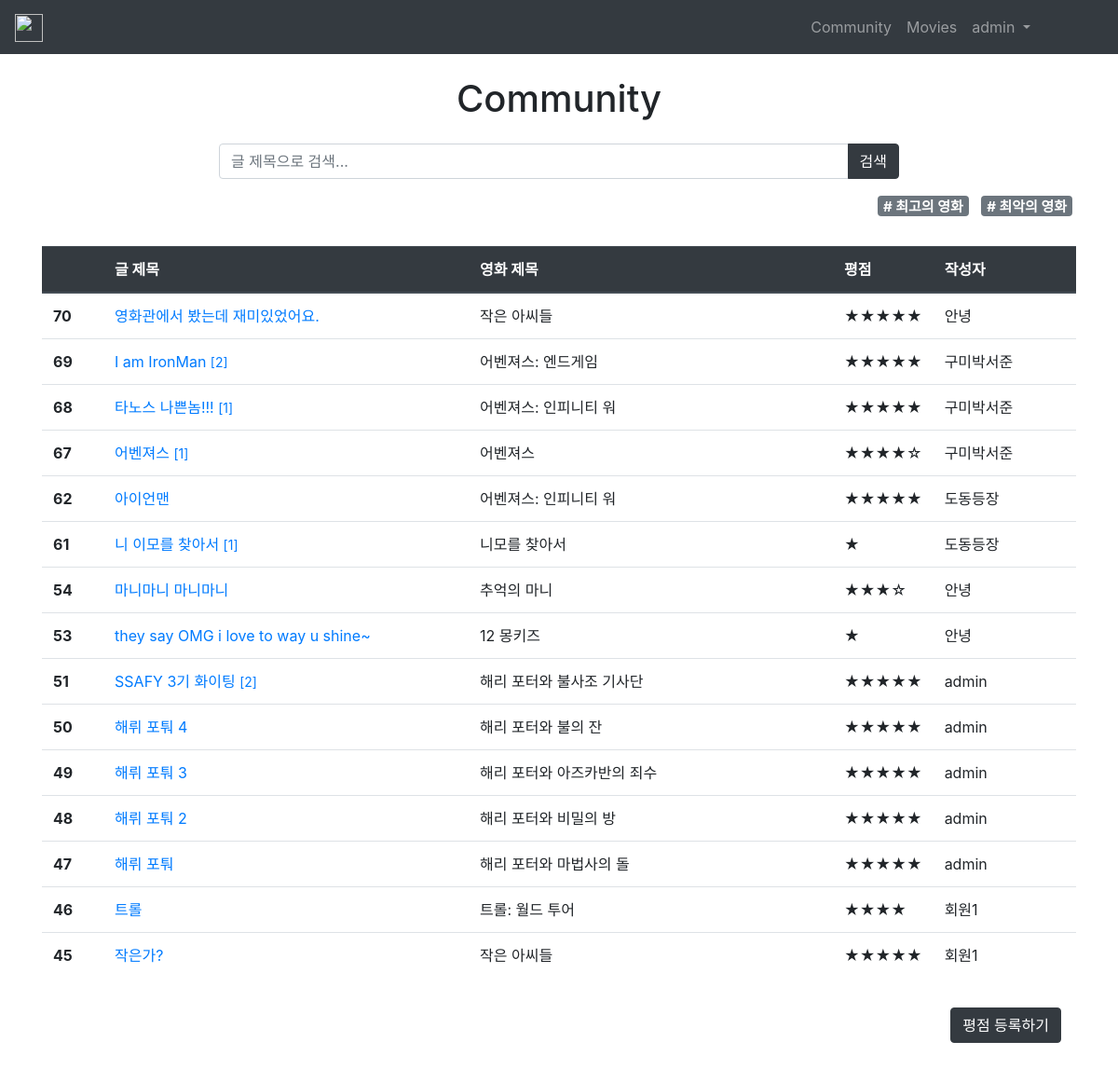
Screenshot of /articles/ (signed in) with the database file from the repository.
### articles/models.py (models this page shows)
class Article(models.Model):
  movie_title = models.ForeignKey(Movie, on_delete=models.CASCADE)
  rank = models.IntegerField(choices=list(zip(range(0, 11), range(0, 11))))
  title = models.CharField(max_length=100)
  content = models.TextField()
  created_at = models.DateTimeField(auto_now_add=True)
  updated_at = models.DateTimeField(auto_now=True)
  user = models.ForeignKey(settings.AUTH_USER_MODEL, on_delete=models.CASCADE)

### movies/models.py (models this page shows)
class Movie(models.Model):
    title = models.CharField(max_length=200)
    original_title = models.CharField(max_length=200)
    release_date = models.DateField()
    popularity = models.FloatField()
    vote_count = models.IntegerField()
    vote_average = models.FloatField()
    adult = models.BooleanField()
    overview = models.TextField()
    original_language = models.CharField(max_length=20)
    poster_path = models.CharField(max_length=500)
    backdrop_path = models.CharField(max_length=500)
    genres = models.ManyToManyField(Genre)
    def __str__ (self):
      return self.title

### articles/views.py (the view)
# urls.py: path('', views.index, name='index'),
def index(request):
  articles = Article.objects.order_by('-pk')
  check_now = timezone.now()      # 현재 시간 기준으로 6시간 이내에 작성한 글에는 new를 띄우기 위한 timedelta값
  check_delta = timezone.now() - timedelta(hours=6)   # 이 값을 index.html로 넘겨 html단에서 처리한다.
  paginator = Paginator(articles, 15) # 숫자만 변경하면 한 페이지에 들어갈 글 수를 변경할 수 있음
  page_number = request.GET.get('page')
  page_obj = paginator.get_page(page_number)
  context = {
    'articles': articles,
    'page_obj': page_obj,
    'check_delta' : check_delta,
    'check_now' : check_now,
  }
  return render(request, 'articles/index.html', context)

### articles/templates/articles/index.html (shortened to what this page needs)
{% extends 'base.html' %}
{% load bootstrap_pagination %}
{% block content %}
<br>
<h1 class="text-center">
  {% if request.resolver_match.url_name == 'movie_articles' %}
  Community
  <small class="d-block text-center p-1">영화 : {{ movie.title }}</small>
  {% elif request.resolver_match.url_name == 'search' %}
  Community
  <small class="d-block text-center p-1">검색어 : {{ kwd }}</small>
  {% else %}
  Community
  {% endif %}
</h1>
{% if request.resolver_match.url_name == 'index' %}
<div class="row">
  <div class="col-2"></div>
  <div class="my-3 input-group col-8 text-center">
    <input type="text" class="form-control mx-auto my-0" id="search" placeholder="글 제목으로 검색..." style="width: 80%">
    <div class="input-group-append">
      <button type="button" class="btn btn-dark" id="search_btn">검색</button>
    </div>
  </div>
  <div class="col-2"></div>
</div>
{% endif %}
{% if request.resolver_match.url_name == 'index' %}
<div class="text-right my-0">
  <h5><a href="{% url 'articles:best' %}" class="badge badge-secondary mx-1"># 최고의 영화</a>
    <a href="{% url 'articles:worst' %}" class="badge badge-secondary mx-1"># 최악의 영화</a></h5>
</div>
{% endif %}
<br>
<table class="table table-hover">
  <thead class="thead-dark">
    <tr>
      <th style="width: 6%"></th>
      <th style="width: 36%">글 제목</th>
      <th style="width: 36%">영화 제목</th>
      <th style="width: 8%">평점</th>
      <th style="width: 14%">작성자</th>
    </tr>
  </thead>
  <tbody>
    {% for article in page_obj %}
    <tr>
      <th scope="row">{{ article.pk }}</th>
      <td>
        {% if request.resolver_match.url_name == 'index' %}
          {% if check_delta < article.created_at and article.comment_set.exists %}
          <a href="{% url 'articles:detail' article.pk %}">{{ article.title }} <small>[{{ article.comment_set.count }}]</a> <span class="badge badge-secondary">New</span></small>
          {% elif check_delta < article.created_at %}
          <a href="{% url 'articles:detail' article.pk %}">{{ article.title }}</a> <small><span class="badge badge-secondary">New</span></small>
          {% elif article.comment_set.exists %}
          <a href="{% url 'articles:detail' article.pk %}">{{ article.title }} <small>[{{ article.comment_set.count }}] </a>
          {% else %}
          <a href="{% url 'articles:detail' article.pk %}">{{ article.title }}</a>
          {% endif %}
        {% endif %}
      </td>
      <td> {{ article.movie_title }}</td>
      <td>
        {% if article.rank == 1 %}
        ☆
        {% elif article.rank == 2 %}
        ★
        {% elif article.rank == 3 %}
        ★☆
        {% elif article.rank == 4 %}
        ★★
        {% elif article.rank == 5 %}
        ★★☆
        {% elif article.rank == 6 %}
        ★★★
        {% elif article.rank == 7 %}
        ★★★☆
        {% elif article.rank == 8 %}
        ★★★★
        {% elif article.rank == 9 %}
        ★★★★☆
        {% elif article.rank == 10 %}
        ★★★★★
        {% else %}
        -
        {% endif %}
      </td>
      <td>{{ article.user.username }}</td>
    </tr>
    {% endfor %}
  </tbody>
</table>
<div class="text-right p-3">
  {% if request.resolver_match.url_name == 'index' %}
  <a href="{% url 'articles:create' %}" class="btn btn-dark">평점 등록하기</a>
  {% elif request.resolver_match.url_name == 'search' or request.resolver_match.url_name == 'best' or request.resolver_match.url_name == 'worst' %}
  <a href="{% url 'articles:index' %}" class="btn btn-dark">뒤로가기</a>
  <a href="{% url 'articles:create' %}" class="btn btn-dark">평점 등록하기</a>
  {% else %}
  <a href="{% url 'movies:index' %}" class="btn btn-dark">뒤로가기</a>
  <a href="{% url 'movies:movie_articles_create' movie.pk %}" class="btn btn-dark">평점 등록하기</a>
  {% endif %}
</div>
{% endblock %}

### templates/base.html (shortened to what this page needs)
<!DOCTYPE html>
{% load bootstrap4 %}
<html lang="ko">
<head>
  {% bootstrap_css %}
</head>
<body>
  <nav class="navbar navbar-expand-lg sticky-top navbar-dark bg-dark">
    <a class="navbar-brand" href="{% url 'main:index' %}">
      <img src="https://image.flaticon.com/icons/svg/3068/3068885.svg" width="30" height="30" alt="" loading="lazy">
    </a>
    <div class="collapse navbar-collapse" style="padding-right:70px;" id="navbarNav">
      <ul class="navbar-nav ml-auto">
        {% if user.is_authenticated %}
        <li class="nav-item">
          <a class="nav-link" href="{% url 'articles:index' %}">Community</a>
        </li>
        <li class="nav-item">
          <a class="nav-link" href="{% url 'movies:index' %}">Movies</a>
        </li>
        <li class="nav-item dropdown">
          <a class="nav-link dropdown-toggle" href="#" id="navbarDropdown" role="button" data-toggle="dropdown" aria-haspopup="true" aria-expanded="false">
            {{ user.username }}
          </a>
        </li>
        {% endif %}
      </ul>
    </div>
  </nav>
  <div class="container">
    {% block content %}
    {% endblock %}
  </div>
</body>
</html>

### rows the page displays
Article: pk "70", title "영화관에서 봤는데 재미있었어요.", movie_title "작은 아씨들", user.username "안녕"
Article: pk "69", title "I am IronMan", comment_set.count "2", movie_title "어벤져스: 엔드게임", user.username "구미박서준"
Article: pk "68", title "타노스 나쁜놈!!!", comment_set.count "1", movie_title "어벤져스: 인피니티 워", user.username "구미박서준"
Article: pk "67", title "어벤져스", comment_set.count "1", movie_title "어벤져스", user.username "구미박서준"
Article: pk "62", title "아이언맨", movie_title "어벤져스: 인피니티 워", user.username "도동등장"
Article: pk "61", title "니 이모를 찾아서", comment_set.count "1", movie_title "니모를 찾아서", user.username "도동등장"
Article: pk "54", title "마니마니 마니마니", movie_title "추억의 마니", user.username "안녕"
Article: pk "53", title "they say OMG i love to way u shine~", movie_title "12 몽키즈", user.username "안녕"
Article: pk "51", title "SSAFY 3기 화이팅", comment_set.count "2", movie_title "해리 포터와 불사조 기사단", user.username "admin"
Article: pk "50", title "해뤼 포퉈 4", movie_title "해리 포터와 불의 잔", user.username "admin"
Article: pk "49", title "해뤼 포퉈 3", movie_title "해리 포터와 아즈카반의 죄수", user.username "admin"
Article: pk "48", title "해뤼 포퉈 2", movie_title "해리 포터와 비밀의 방", user.username "admin"
Article: pk "47", title "해뤼 포퉈", movie_title "해리 포터와 마법사의 돌", user.username "admin"
Article: pk "46", title "트롤", movie_title "트롤: 월드 투어", user.username "회원1"
Article: pk "45", title "작은가?", movie_title "작은 아씨들", user.username "회원1"

### other values shown
{{ user.username }} "admin"
